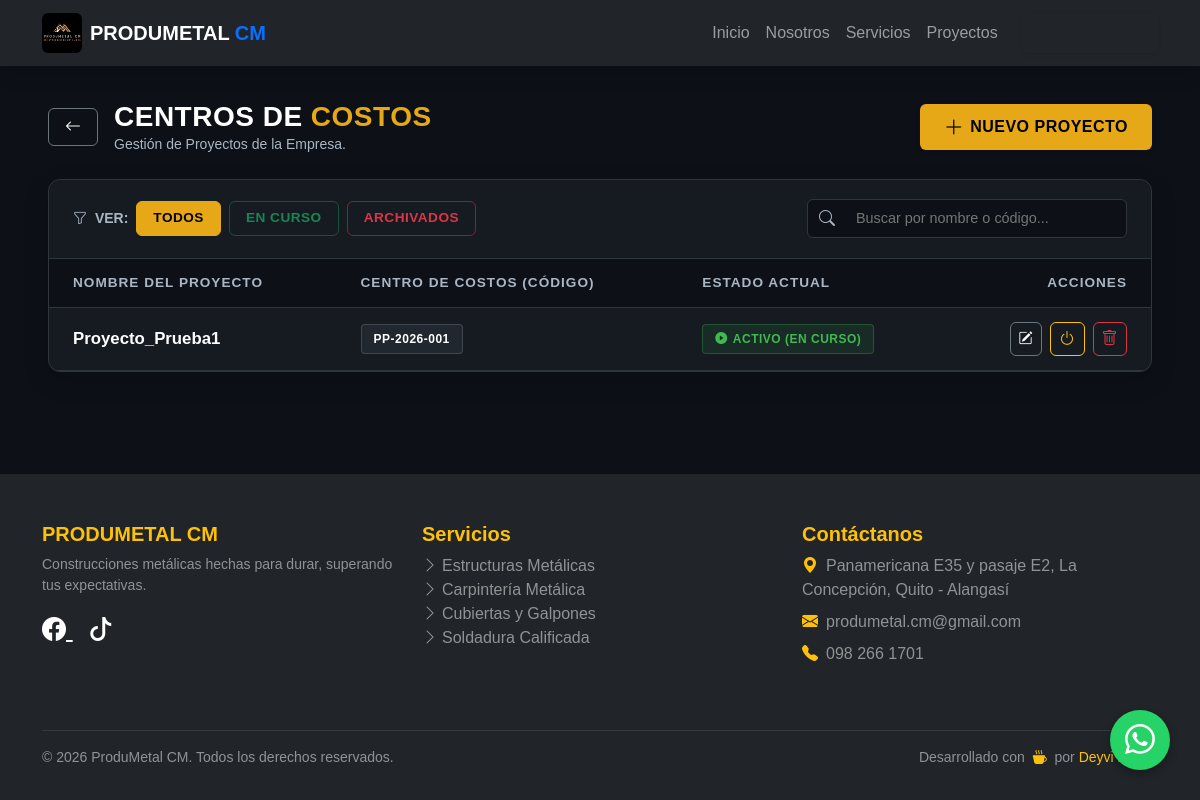
The page /erp/proyectos/ (signed in) on the database as committed earlier.
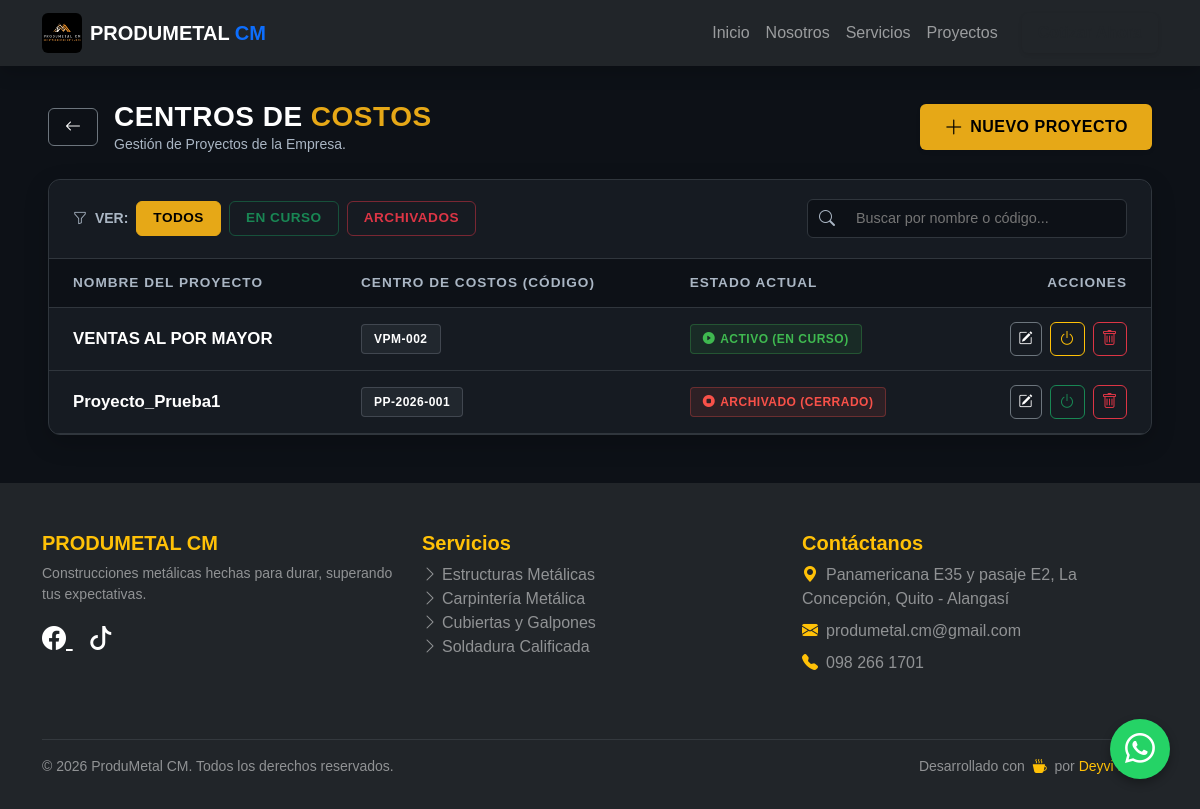
The same page on the database as committed later.
### web/models.py (models this page shows, shortened)
class Proyecto(models.Model):
    nombre = models.CharField(max_length=200)
    centro_costos = models.CharField(max_length=100, unique=True)
    is_active = models.BooleanField(default=True, help_text="Desmarcar para borrado lógico")
    fecha_creacion = models.DateTimeField(auto_now_add=True)

### web/views.py (the view)
# urls.py: path('erp/proyectos/', views.gestionar_proyectos, name='gestionar_proyectos'),
@login_required(login_url='login')
@user_passes_test(es_admin, login_url='dashboard_erp')
def gestionar_proyectos(request):
    proyectos = Proyecto.objects.all().order_by('-fecha_creacion')
    if request.method == 'POST':
        form = ProyectoForm(request.POST)
        if form.is_valid():
            form.save()
            messages.success(request, "¡Nuevo proyecto creado con éxito!")
            return redirect('gestionar_proyectos')
    else:
        form = ProyectoForm()
    return render(request, 'web/erp/gestionar_proyectos.html', {'proyectos': proyectos, 'form': form, 'rol': 'Administrador'})

### web/forms.py
class ProyectoForm(forms.ModelForm):
    class Meta:
        model = Proyecto
        fields = ['nombre', 'centro_costos', 'is_active']
        labels = {
            'nombre': 'Nombre del Proyecto',
            'centro_costos': 'Centro de Costos (ID Único)',
            'is_active': '¿Proyecto Activo?',
        }
        widgets = {
            'nombre': forms.TextInput(attrs={
                'class': 'form-control rounded-3',
                'placeholder': 'Ej: Estructura Galpón Sector A'
            }),
            'centro_costos': forms.TextInput(attrs={
                'class': 'form-control rounded-3',
                'placeholder': 'Ej: PM-2024-001'
            }),
            'is_active': forms.CheckboxInput(attrs={
                'class': 'form-check-input'
            }),
        }

### web/views.py (called while the page is built)
def es_admin(user):
    return user.is_superuser

### web/templates/web/erp/gestionar_proyectos.html (shortened to what the changed rows need)
{% extends 'web/base.html' %}
{% load static %}
{% block content %}
<div class="container-fluid px-3 px-xl-5 erp-container mb-5">
    <div class="card card-minimal overflow-hidden">
        <div class="table-responsive">
            <table class="table table-modern mb-0" id="proyectosTable">
                <thead>
                    <tr>
                        <th class="ps-4">Nombre del Proyecto</th>
                        <th>Centro de Costos (Código)</th>
                        <th>Estado Actual</th>
                        <th class="text-end pe-4">Acciones</th>
                    </tr>
                </thead>
                <tbody>
                    {% for p in proyectos %}
                    <tr class="proyecto-row" data-estado="{% if p.is_active %}activo{% else %}inactivo{% endif %}" data-busqueda="{{ p.nombre|lower }} {{ p.centro_costos|lower }}">
                        <td class="ps-4">
                            <div class="fw-bold" style="color: var(--pm-text); font-size: 1.05rem;">{{ p.nombre }}</div>
                        </td>
                        <td>
                            <span class="badge-soft badge-soft-secondary text-white">{{ p.centro_costos }}</span>
                        </td>
                        <td>
                            {% if p.is_active %}
                                <span class="badge-soft badge-soft-success"><i class="bi bi-play-circle-fill"></i> Activo (En Curso)</span>
                            {% else %}
                                <span class="badge-soft badge-soft-danger"><i class="bi bi-stop-circle-fill"></i> Archivado (Cerrado)</span>
                            {% endif %}
                        </td>
                        <td class="text-end pe-4">
                            <div class="d-flex justify-content-end gap-2">
                                <button class="btn btn-sm btn-outline-secondary btn-minimal px-2 py-1 text-white border-secondary" data-bs-toggle="modal" data-bs-target="#modalEditar{{ p.id }}" title="Editar Nombre/Código">
                                    <i class="bi bi-pencil-square"></i>
                                </button>
                                {% if rol == 'Administrador' %}
                                <a href="{% url 'alternar_estado_proyecto' p.id %}" class="btn btn-sm {% if p.is_active %}btn-outline-warning border-warning{% else %}btn-outline-success border-success{% endif %} btn-minimal px-2 py-1" title="{% if p.is_active %}Archivar Proyecto{% else %}Reactivar Proyecto{% endif %}">
                                    <i class="bi bi-power fs-6"></i>
                                </a>
                                <a href="{% url 'eliminar_proyecto_erp' p.id %}" class="btn btn-sm btn-outline-danger btn-minimal px-2 py-1 border-danger" title="Eliminar Definitivamente" onclick="return confirm('ATENCIÓN ADMINISTRADOR:\n\n¿Estás seguro de eliminar el proyecto «{{ p.nombre }}»?\n\nSi ya tiene tickets o despachos de bodega, el sistema bloqueará la eliminación y solo lo archivará para proteger la auditoría contable.');">
                                    <i class="bi bi-trash fs-6"></i>
                                </a>
                                {% endif %}
                            </div>
                        </td>
                    </tr>
                    {% endfor %}
                </tbody>
            </table>
        </div>
    </div>
</div>
{% endblock %}

Rows that differ between the two databases and show on the page:
added Proyecto: nombre "VENTAS AL POR MAYOR", centro_costos "VPM-002", is_active True (drawn)
changed Proyecto "Proyecto_Prueba1": is_active "ACTIVO (EN CURSO)" → "ARCHIVADO (CERRADO)"
